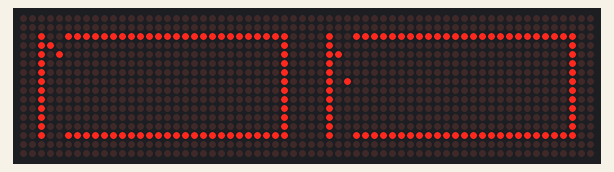
Recording of a sketch running on a simulated Arduino Uno, built with avr-gcc and run on an emulated ATmega328P. Parts: 64×16 LED matrix.

Above: at 0.1 s.

The sketch:

punchcardSim2.ino
```cpp
#include <SPI.h>
#include <DMD2.h>

SoftDMD dmd(2, 1);  // Two 32x16 panels = 64x16 total display

const int rows = 12;
const int boxTopY = 2;     // Y start of box (same as box drawing)
const int colSpacing = 1;  // 1 pixel per digit

// Punch card representation (1 column per digit)
const byte punchDigits[10][rows] = {
  {1,1,0,0,0,0,0,0,0,0,0,0}, // 0
  {0,1,0,0,0,0,0,0,0,0,0,0}, // 1
  {0,0,1,0,0,0,0,0,0,0,0,0}, // 2
  {0,0,0,1,0,0,0,0,0,0,0,0}, // 3
  {0,0,0,0,1,0,0,0,0,0,0,0}, // 4
  {0,0,0,0,0,1,0,0,0,0,0,0}, // 5
  {0,0,0,0,0,0,1,0,0,0,0,0}, // 6
  {0,0,0,0,0,0,0,1,0,0,0,0}, // 7
  {0,0,0,0,0,0,0,0,1,0,0,0}, // 8
  {0,0,0,0,0,0,0,0,0,1,0,0}  // 9
};

// Draw one digit (single column) inside the box
void drawDigitPunch(int digit, int xOffset) {
  if (digit < 0 || digit > 9) return;

  for (int y = 0; y < rows; y++) {
    dmd.setPixel(xOffset, boxTopY + y, punchDigits[digit][y]);
  }
}

// Draw multiple digits inside a defined box
void drawPunchNumber(const char* number, int xStart, int maxWidth) {
  int i = 0;
  while (number[i] && (xStart + i * colSpacing) < (xStart + maxWidth)) {
    char ch = number[i];
    if (ch >= '0' && ch <= '9') {
      drawDigitPunch(ch - '0', xStart + i * colSpacing);
    }
    i++;
  }
}

void setup() {
  dmd.begin();
  dmd.setBrightness(100);
  dmd.clearScreen();

  // Draw two boxes
  dmd.drawBox(2, 2, 29, 13);   // Left box: panel 1
  dmd.drawBox(34, 2, 61, 13);  // Right box: panel 2

  // Content to display inside each box
  const char* leftDigits  = "12";
  const char* rightDigits = "25";

  // Compute box widths
  int leftBoxX = 3;                  // Inside-left of box
  int leftBoxW = 29 - 2 - 1;         // Width inside left box (26px)

  int rightBoxX = 35;                // Inside-right of box
  int rightBoxW = 61 - 34 - 1;       // Width inside right box (26px)

  // Draw punch digits inside boxes
  drawPunchNumber(leftDigits, leftBoxX, leftBoxW);
  drawPunchNumber(rightDigits, rightBoxX, rightBoxW);
}

void loop() {
  // Static display
}
```
